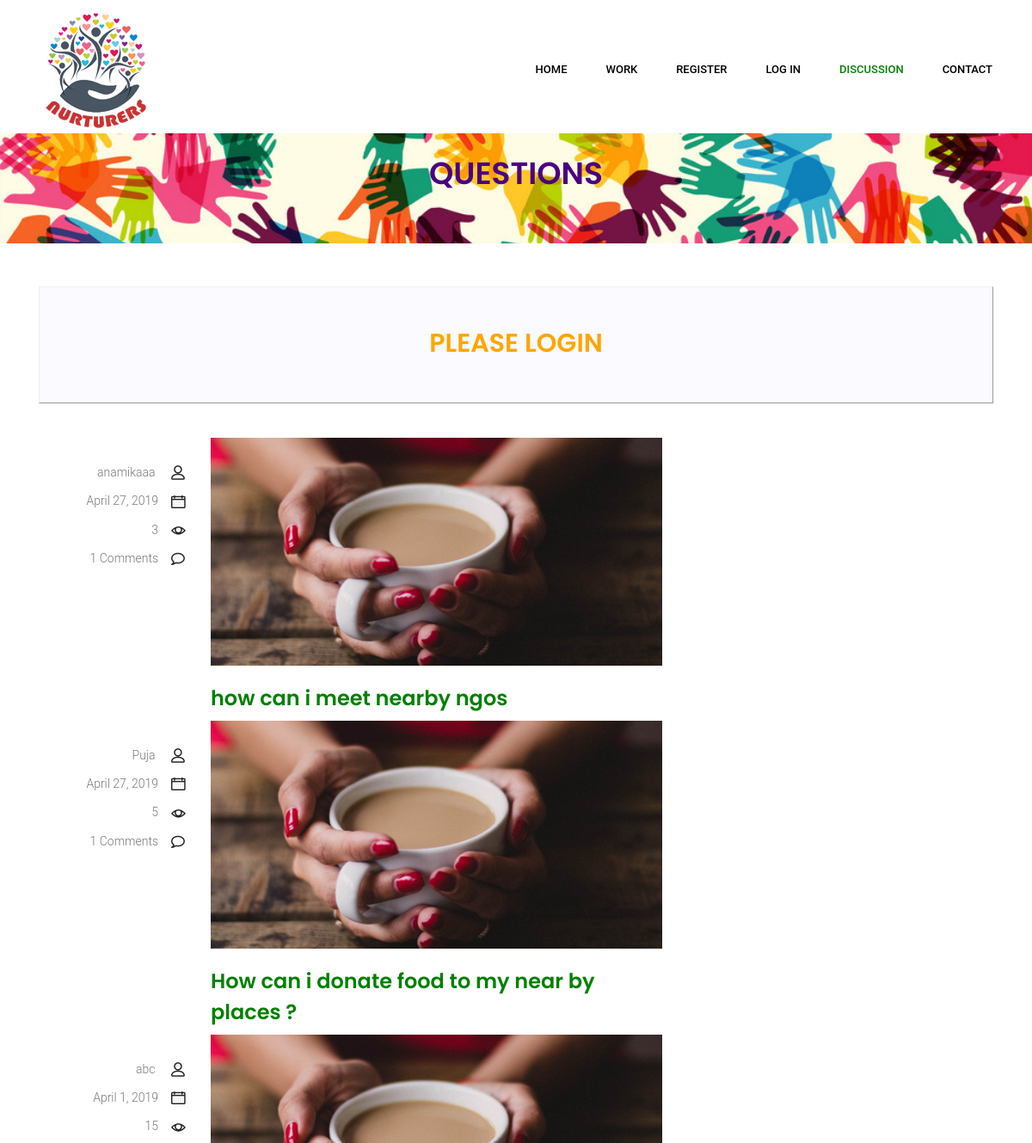
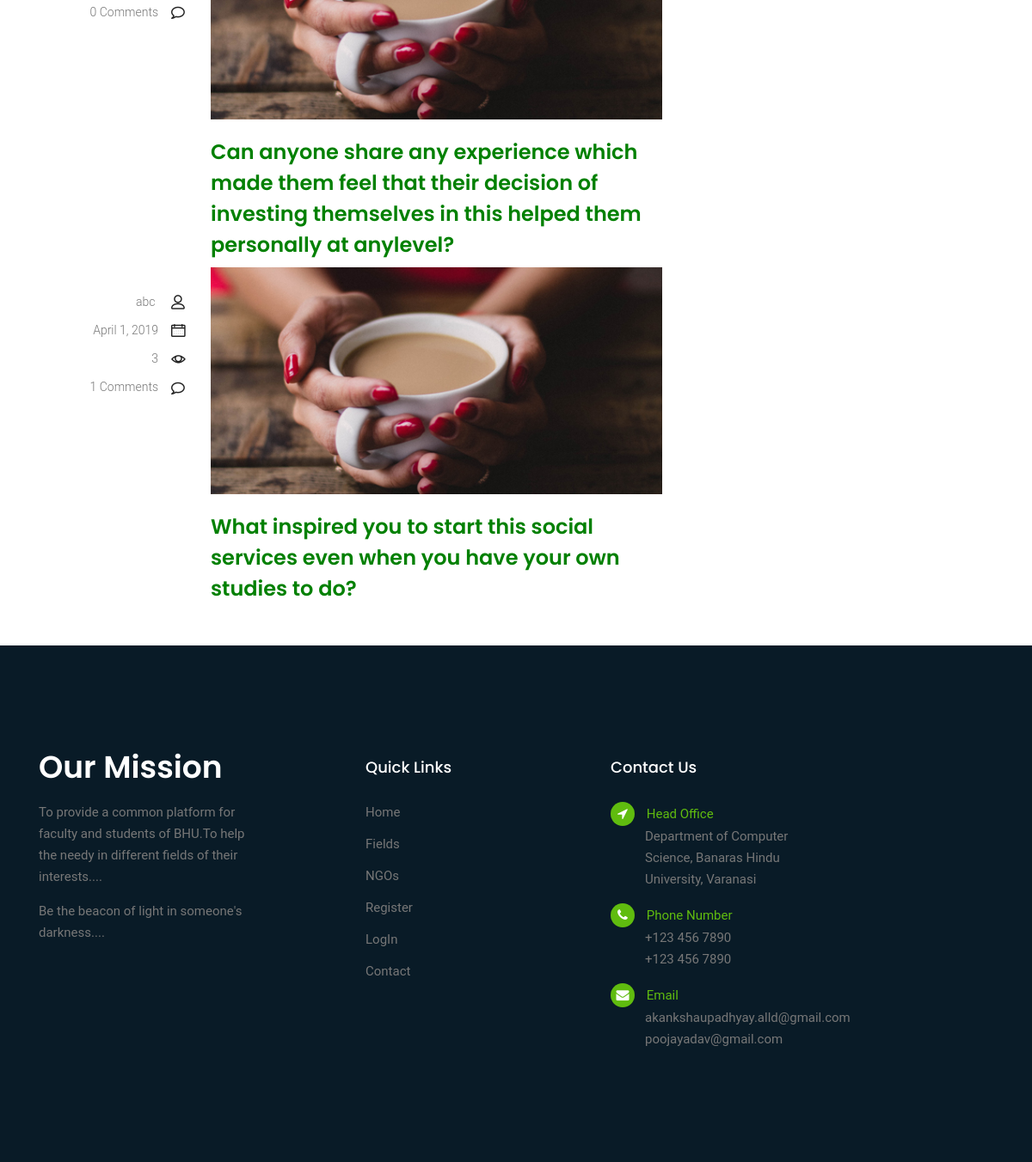
/allQuestions/, run on the app's committed database (2 pictures, top to bottom).
### app1/models.py (models this page shows, shortened)
class Questions(models.Model):
	questionIs = models.TextField(null = True, blank = True)
	askedBy = models.ForeignKey(MyUser, on_delete = models.CASCADE, null = True, blank = True)
	askedDateTime = models.DateTimeField(auto_now_add = True)
	total_view = models.IntegerField(default = 0)
	total_answer = models.IntegerField(default = 0)

class MyUser(models.Model):
	user = models.OneToOneField(User,on_delete = models.CASCADE, null = True, blank = True)
	mobileNumber = models.CharField(max_length = 12, null = True, blank = True)
	address = models.TextField(null = True, blank = True)
	gender = models.ForeignKey(GenderMaster, on_delete = models.CASCADE, null = True, blank = True)
	interest = models.ForeignKey(Interest, on_delete = models.CASCADE, null = True, blank = True)
	age = models.IntegerField(null = True, blank = True)

### app1/views.py (the view)
# urls.py: path('allQuestions/',views.allQuestions),
def allQuestions(request):
	question = Questions.objects.all().order_by('-id')
	return render(request,'discussion.html',{'question':question})

### templates/discussion.html (shortened to what this page needs)
<!doctype html>
<html lang="en">
    <head>
        <link rel="stylesheet" href="/static/css/bootstrap.css">
        <link rel="stylesheet" href="/static/vendors/linericon/style.css">
        <link rel="stylesheet" href="/static/css/font-awesome.min.css">
        <link rel="stylesheet" href="/static/vendors/lightbox/simpleLightbox.css">
        <link rel="stylesheet" href="/static/vendors/nice-select/css/nice-select.css">
        <link rel="stylesheet" href="/static/css/style.css">
        <link rel="stylesheet" href="/static/css/responsive.css">
    </head>
    <body>
     <header class="header_area">
        <div class="main_menu">
            <div class="container">
                <nav class="navbar navbar-expand-lg navbar-light">
                    <div class="container">
                        <a class="navbar-brand logo_h" href="#"><img src="/static/img/logo.ico" alt=""></a>
                        <div class="collapse navbar-collapse offset" id="navbarSupportedContent">
                            <ul class="nav navbar-nav menu_nav ml-auto">
                                <li class="nav-item"><a class="nav-link" href="/home" style="color: black">Home</a></li>
                                <li class="nav-item submenu dropdown ">
                                    <a href="" class="nav-link dropdown-toggle" data-toggle="dropdown" role="button" aria-haspopup="true" aria-expanded="false"style="color:black">WORK</a>
                                </li>
                                {% if user.is_authenticated %}
                                <li class="nav-item"><a class="nav-link" href="/profile/"style="color:black">Profile</a>
                                <li class="nav-item"><a class="nav-link" href="/logout/"style="color:black">LogOut</a>
                                {% else %}
                                <li class="nav-item"><a class="nav-link" href="/register"style="color:black">Register</a>
                                <li class="nav-item"><a class="nav-link" href="/login" data-toggle="modal" data-target="#myModal"style="color:black">Log in</a>
                                {% endif %}
                                {% if user.is_authenticated %}
                                <li class="nav-item"><a class="nav-link" href="/addQuestion" style="color: green">Discussion</a>
                                {% else %}
                                <li class="nav-item"><a class="nav-link" href="/allQuestions"style="color:green">Discussion</a>
                                {% endif %}
                                <li class="nav-item"><a class="nav-link" href="/contact"style="color:black">Contact</a></li>
                            </ul>
                        </div>
                    </div>
                </nav>
            </div>
        </div>
    </header>
         <br><br><br>
<div class="bg">
    <div class="text-center" >
       <br>
        <h1 style="color:indigo;">QUESTIONS</h1>
    </div>
</div>
        <section class="blog_area">
            <div class="container">
                <div style= "border-style:outset;" class="comment-form">
                    {% if user.is_authenticated %}
                            <h2>ANY CURIOSITY</h2><br>
                            <form  class="row contact_form" action="/addQuestion/" method="post" id="contactForm" novalidate="novalidate" autocomplete="off">
                        {% csrf_token %}
                        <div  class="col-md-10">
                            <div class="form-group">
                                <textarea  type="text" class="form-control" id="questionis" name="questionis" placeholder="Ask anything...." cols="3" required> </textarea>
                            </div>
                        </div>
                        <div class="col-md-2">
                            <button class="btn btn-success" type="submit">Ask</button>
                        </div>
                    </form>
                    {% else %}
                         <h2><a style="color: orange" href="/login">PLEASE LOGIN</a></h2>
                    {% endif %}
                        </div>
                <div style="margin: auto;"class="row">
                    <div class="col-lg-8">
                        <div class="blog_left_sidebar">
                            <article class="row blog_item">
                              {% for i in question %}
                               <div class="col-md-3">
                                   <div class="blog_info text-right">
                                        <ul class="blog_meta list">
                                            <li><a href="#">{{i.askedBy.user.first_name}}  <i class="lnr lnr-user"></i></a></li>
                                            <li><a href="#">{{i.askedDateTime|date}}<i class="lnr lnr-calendar-full"></i></a></li>
                                            <li><a href="#">{{i.total_view}}<i class="lnr lnr-eye"></i></a></li>
                                            <li><a href="#">{{i.total_answer}} Comments<i class="lnr lnr-bubble"></i></a></li>
                                        </ul>
                                    </div>
                               </div>
                                <div class="col-md-9">
                                    <div class="blog_post">
                                        <img src="img/blog/main-blog/m-blog-1.jpg" alt="">
                                        <div class="blog_details">
                                            <h2><a style="color:green"href="{% url 'answers1' i.id %}">{{i.questionIs}}</a></h2>
                                        </div>
                                    </div>
                                </div>
                              {% endfor %}
                            </article>
                        </div>
                    </div>
                </div>
            </div>
        </section>
   <footer>
        <div class="footer-area">
            <div class="container">
                <div class="row section_gap">
                    <div class="col-lg-3 col-md-6 col-sm-6">
                        <div class="single-footer-widget tp_widgets">
                            <h4 class="footer_title large_title">Our Mission</h4>
                            <p>
                                To provide a common platform for faculty and students of BHU.To help the needy in different fields of their interests....
                            </p>
                            <p>
                                Be the beacon of light in someone's darkness....
                            </p>
                        </div>
                    </div>
                    <div class="offset-lg-1 col-lg-2 col-md-6 col-sm-6">
                        <div class="single-footer-widget tp_widgets">
                            <h4 class="footer_title">Quick Links</h4>
                            <ul class="list">
                                <li><a href="/home">Home</a></li>
                                <li><a href="/fields">Fields</a></li>
                                <li><a href="/ngodetail">NGOs</a></li>
                                {% if user.is_authenticated %}
                                <li><a href="/events">Events</a></li>
                                <li><a href="/logout/">LogOut</a></li>
                                {% else %}
                                <li><a href="/register">Register</a></li>
                                <li><a href="/login/">LogIn</a></li>
                                {% endif %}
                                <li><a href="/contact">Contact</a></li>
                            </ul>
                        </div>
                    </div>
                    <div class="offset-lg-1 col-lg-3 col-md-6 col-sm-6">
                        <div class="single-footer-widget tp_widgets">
                            <h4 class="footer_title">Contact Us</h4>
                            <div class="ml-40">
                                <p class="sm-head">
                                    <span class="fa fa-location-arrow"></span>
                                    Head Office
                                </p>
                                <p>Department of Computer Science, Banaras Hindu University, Varanasi</p>
                                <p class="sm-head">
                                    <span class="fa fa-phone"></span>
                                    Phone Number
                                </p>
                                <p>
                                    +123 456 7890 <br>
                                    +123 456 7890
                                </p>
                                <p class="sm-head">
                                    <span class="fa fa-envelope"></span>
                                    Email
                                </p>
                                <p>
                                    akankshaupadhyay.alld@gmail.com <br>
                                    poojayadav@gmail.com
                                </p>
                            </div>
                        </div>
                    </div>
                </div>
            </div>
        </div>
    </footer>
    </body>
</html>

### static/css/style.css (style rules this page uses)
body { line-height: 25px; font-size: 15px; font-family: "Roboto", sans-serif; font-weight: normal; color: #777777; }
h1, h2, h3, h4, h5, h6 { font-family: "Poppins", sans-serif; font-weight: 600; color: #222222; }
.list { list-style: none; margin: 0px; padding: 0px; }
a { text-decoration: none; transition: all 0.3s ease-in-out; }
.ml-40 { margin-left: 40px; }
.section_gap { padding: 130px 0px; }
.header_area { position: absolute; width: 100%; top: 0; left: 0; z-index: 99999; transition: background 0.4s, all 0.3s linear; }
.header_area .container { padding: 0px 8px; }
.header_area .navbar { background: transparent; padding: 0px; border: 0px; border-radius: 0px; }
.header_area .navbar .nav .nav-item { margin-right: 45px; }
.header_area .navbar .nav .nav-item .nav-link { font-size: 13px; font-weight: 500; line-height: 80px; text-transform: uppercase; color: #ffffff; padding: 0px; display: inline-block; }
.header_area .navbar .nav .nav-item .nav-link:after { display: none; }
.header_area .navbar .nav .nav-item.submenu { position: relative; }
.header_area .navbar .nav .nav-item:last-child { margin-right: 0px; }
.blog_item { margin-bottom: 40px; }
.blog_info { padding-top: 30px; }
.blog_info .blog_meta li a { font: 300 14px/20px "Roboto", sans-serif; color: #777777; vertical-align: middle; padding-bottom: 12px; display: inline-block; }
.blog_info .blog_meta li a i { color: #222222; font-size: 16px; font-weight: 600; padding-left: 15px; line-height: 20px; vertical-align: middle; }
.blog_post img { max-width: 100%; }
.blog_details { padding-top: 20px; }
.blog_details h2 { font-size: 24px; line-height: 36px; color: #222222; font-weight: 600; transition: all 0.3s linear; }
.comment-form { background: #fafaff; text-align: center; border: 1px solid #eee; padding: 47px 30px 43px; margin-top: 50px; margin-bottom: 40px; }
h1 { font-size: 36px; }
h2 { font-size: 30px; }
h4 { font-size: 18px; }
.footer-area { background: #091b27; }
.single-footer-widget p { margin-bottom: 15px; }
.single-footer-widget p:last-child { margin-bottom: 0; }
.single-footer-widget .sm-head { color: #60bc0f; margin-bottom: 0px; }
.single-footer-widget .sm-head span { position: relative; margin-left: -40px; margin-right: 10px; display: inline-block; width: 28px; height: 28px; line-height: 28px; text-align: center; background: #60bc0f; color: #ffffff; border-radius: 20px; }
.tp_widgets .list li { margin-bottom: 12px; }
.tp_widgets .list li a { color: #777777; font-family: "Roboto", sans-serif; }
.tp_widgets .list li:last-child { margin-bottom: 0px; }
.footer_title { font-size: 18px; line-height: 24px; font-weight: 500; font-family: "Poppins", sans-serif; text-transform: capitalize; color: #fff; margin-bottom: 28px; }
.footer_title.large_title { font-size: 36px; font-weight: 600; }

### templates/discussion.html (style rules this page uses)
body, html { height: 80%; margin-top:40px; }
.bg { background-image: url("/static/img/banner/Banner_all.jpg"); height: 20%; background-position: center; background-repeat: no-repeat; background-size: cover; }

### data on the page
Questions: askedBy.user.first_name "anamikaaa", askedDateTime "April 27, 2019", total_view "3", total_answer "1", questionIs "how can i meet nearby ngos"
Questions: askedBy.user.first_name "Puja", askedDateTime "April 27, 2019", total_view "5", total_answer "1", questionIs "How can i donate food to my near by places ?"
Questions: askedBy.user.first_name "abc", askedDateTime "April 1, 2019", total_view "15", total_answer "0", questionIs "Can anyone share any experience which made them feel that their decision of investing themselves in this helped them personally at anylevel?"
Questions: askedBy.user.first_name "abc", askedDateTime "April 1, 2019", total_view "3", total_answer "1", questionIs "What inspired you to start this social services even when you have your own studies to do?"
